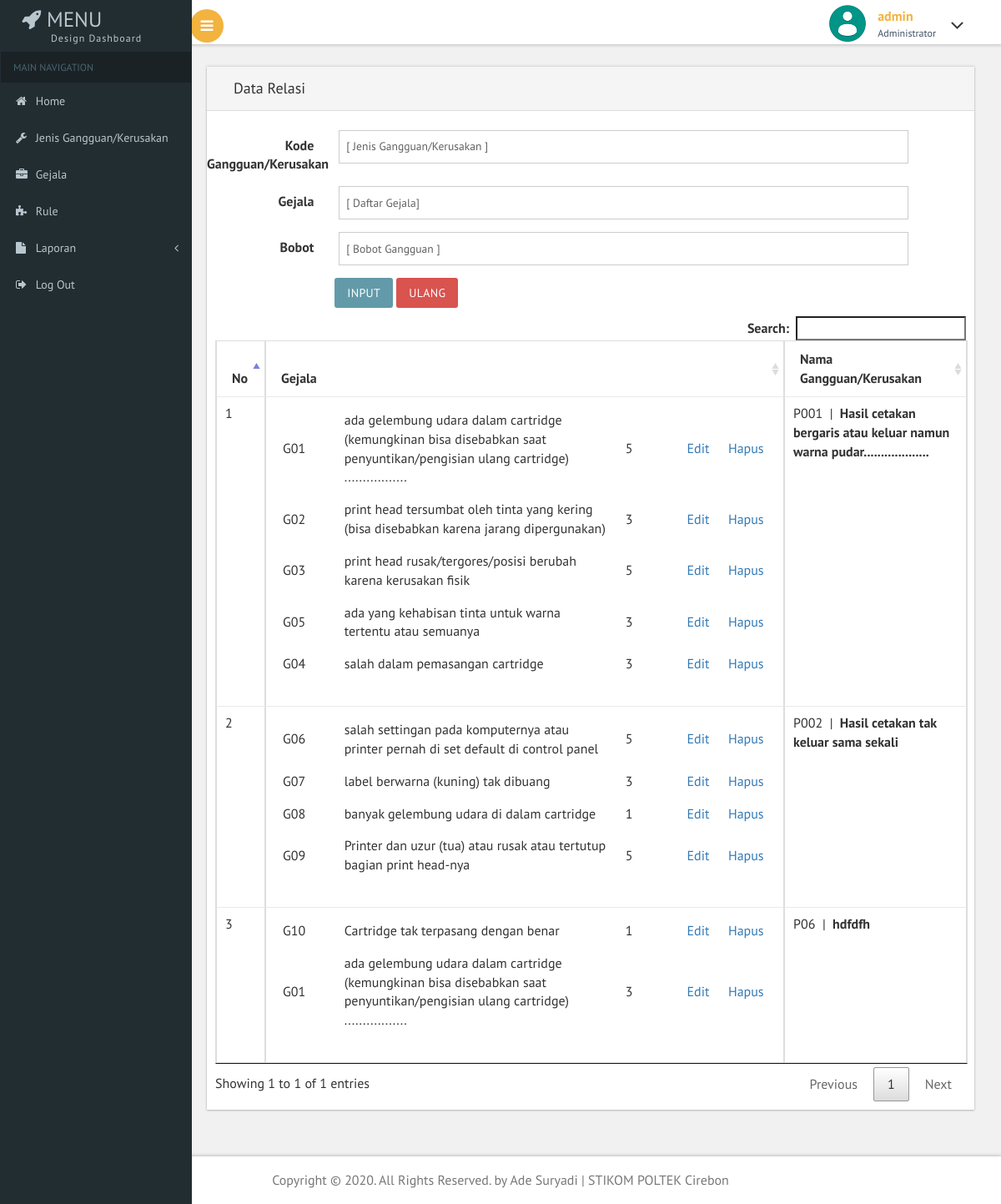
Screenshot of /admin/haladmin.php?top=Relasi.php (signed in) with the database file from the repository.
### tables this page shows
CREATE TABLE `kerusakan` (
  `kd_kerusakan` char(4) NOT NULL,
  `jenis_kerusakan` varchar(200) DEFAULT NULL,
  `definisi` text DEFAULT NULL,
  `solusi` text DEFAULT NULL
);

CREATE TABLE `relasi` (
  `id_relasi` int(4) NOT NULL,
  `kd_gejala` char(4) NOT NULL,
  `kd_kerusakan` char(4) NOT NULL,
  `bobot` int(1) NOT NULL
);

CREATE TABLE `gejala` (
  `kd_gejala` char(4) NOT NULL,
  `gejala` varchar(300) NOT NULL
);

### admin/relasi.php (the view, shortened to what this page needs)
<div class="form-title">
  <h4>Data Relasi</h4>
</div>
<br>
<?php
include "../koneksi.php";
?>
<form class="form-horizontal" id="form1" name="form1" method="post" action="relasisim.php" enctype="multipart/form-data">
<div class="form-group">
  <label for="TxtKdPenyakit" class="col-sm-2 control-label">Kode Gangguan/Kerusakan</label>
  <div class="col-sm-9">
    <select class="form-control1" name="TxtKdPenyakit" id="TxtKdPenyakit">
          <option value="NULL">[ Jenis Gangguan/Kerusakan ]</option>
          <?php
	$sqlp = "SELECT * FROM kerusakan ORDER BY kd_kerusakan";
	$qryp = mysqli_query($koneksi,$sqlp)
		    or die ("SQL Error: ".mysqli_error($qryp));
  ?>
        </select>
  </div>
</div>
<div class="form-group">
  <label for="TxtKdGejala" class="col-sm-2 control-label">Gejala</label>
  <div class="col-sm-9">
     <select name="TxtKdGejala" id="TxtKdGejala" class="form-control1">
            <option value="NULL">[ Daftar Gejala]</option>
          </select>
  </div>
</div>
<div class="form-group">
  <label for="definisi" class="col-sm-2 control-label">Bobot</label>
  <div class="col-sm-9">
    <select name="txtbobot" id="txtbobot" class="form-control1">
        <option value="0">[ Bobot Gangguan ]</option>
        </select>
  </div>
</div>
<div class="col-sm-offset-2"> <button type="submit" class="btn btn-default">Input</button> <button type="reset" class="btn btn-danger">Ulang</button></div>
</form>
<div class="table-responsive" style="padding: 10px 10px;">
<table id="myTable" class="table table-bordered" width="100%">
	 <thead>
            <tr>
                <th>No</th>
                <th>Gejala</th>
                <th><strong>Nama Gangguan/Kerusakan</strong></th>
            </tr>
  </thead>
    <?php
    $query=mysqli_query($koneksi,"SELECT relasi.kd_gejala,relasi.kd_kerusakan,kerusakan.kd_kerusakan,kerusakan.jenis_kerusakan AS penyakit FROM relasi,kerusakan WHERE kerusakan.kd_kerusakan=relasi.kd_kerusakan GROUP BY relasi.kd_kerusakan")or die(mysqli_error($qryp));
	$no=0;
	while($row=mysqli_fetch_array($query)){
	$idpenyakit=$row['kd_kerusakan'];
	$no++;
	?>
	<tbody>
  <tr bgcolor="#FFFFFF" bordercolor="#333333">
    <td valign="top"><?php echo $no;?></td>
    <td valign="top"><?php
	$query2=mysqli_query($koneksi,"SELECT relasi.id_relasi,relasi.kd_gejala,relasi.bobot,relasi.kd_kerusakan,gejala.gejala AS namagejala FROM relasi,gejala WHERE relasi.kd_kerusakan='$idpenyakit' AND gejala.kd_gejala=relasi.kd_gejala")or die(mysqli_error($qryp));
	while ($row2=mysqli_fetch_array($query2)){
		echo "<table width='600' border='0' cellpadding='4' cellspacing='1' bordercolor='#F0F0F0' bgcolor='#DBEAF5'>";
		echo "<tr bgcolor='#FFFFFF' bordercolor='#333333'>";
		echo "<td width='50'>$row2[kd_gejala]</td>";
		echo "<td width='300'>$row2[namagejala]</td>";
		echo "<td width='50'>$row2[bobot]</td>";
		echo "<td width='20'><a title='Edit Relasi' href='haladmin.php?top=edit_relasi.php&id_relasi=$row2[id_relasi]&kd_kerusakan=$row2[kd_kerusakan]&kd_gejala=$row2[kd_gejala]&bobot=$row2[bobot]'>Edit</a></td>";
		echo "<td width='20'><a title='Hapus Relasi' style='cursor:pointer;' onclick='return konfirmasi($row2[id_relasi])'>Hapus</a></td>";
		echo "</tr>";
		echo "</table>";
		}
	?>    <br /></td>
    <td><?php echo $row['kd_kerusakan'];?>
      &nbsp;|&nbsp;<strong>
      <?php echo $row['penyakit'];?>
      </strong></td>
    </tr><?php } ?>
</tbody>
</table>
</div>

### rows the page displays
kerusakan: kd_kerusakan "P001", jenis_kerusakan "Hasil cetakan bergaris atau keluar namun warna pudar..................."
relasi: kd_gejala "G01", kd_gejala.gejala "ada gelembung udara dalam cartridge (kemungkinan bisa disebabkan saat penyuntikan/pengisian ulang cartridge) .................", bobot "5"
relasi: kd_gejala "G02", kd_gejala.gejala "print head tersumbat oleh tinta yang kering (bisa disebabkan karena jarang dipergunakan)", bobot "3"
relasi: kd_gejala "G03", kd_gejala.gejala "print head rusak/tergores/posisi berubah karena kerusakan fisik", bobot "5"
relasi: kd_gejala "G05", kd_gejala.gejala "ada yang kehabisan tinta untuk warna tertentu atau semuanya", bobot "3"
relasi: kd_gejala "G04", kd_gejala.gejala "salah dalam pemasangan cartridge", bobot "3"
kerusakan: kd_kerusakan "P002", jenis_kerusakan "Hasil cetakan tak keluar sama sekali"
relasi: kd_gejala "G06", kd_gejala.gejala "salah settingan pada komputernya atau printer pernah di set default di control panel", bobot "5"
relasi: kd_gejala "G07", kd_gejala.gejala "label berwarna (kuning) tak dibuang", bobot "3"
relasi: kd_gejala "G08", kd_gejala.gejala "banyak gelembung udara di dalam cartridge", bobot "1"
relasi: kd_gejala "G09", kd_gejala.gejala "Printer dan uzur (tua) atau rusak atau tertutup bagian print head-nya", bobot "5"
kerusakan: kd_kerusakan "P06", jenis_kerusakan "hdfdfh"
relasi: kd_gejala "G10", kd_gejala.gejala "Cartridge tak terpasang dengan benar", bobot "1"
relasi: kd_gejala "G01", kd_gejala.gejala "ada gelembung udara dalam cartridge (kemungkinan bisa disebabkan saat penyuntikan/pengisian ulang cartridge) .................", bobot "3"

### other values shown
$sesi "admin"
